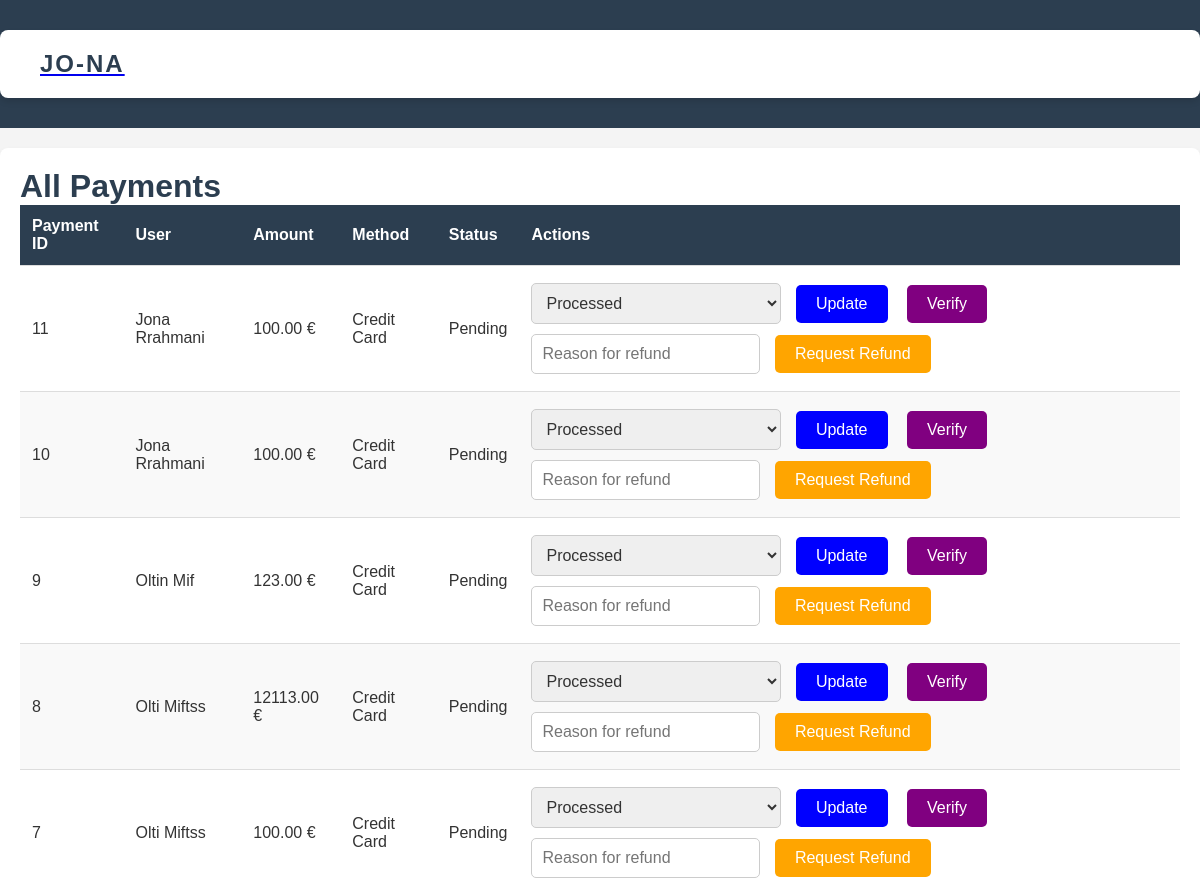
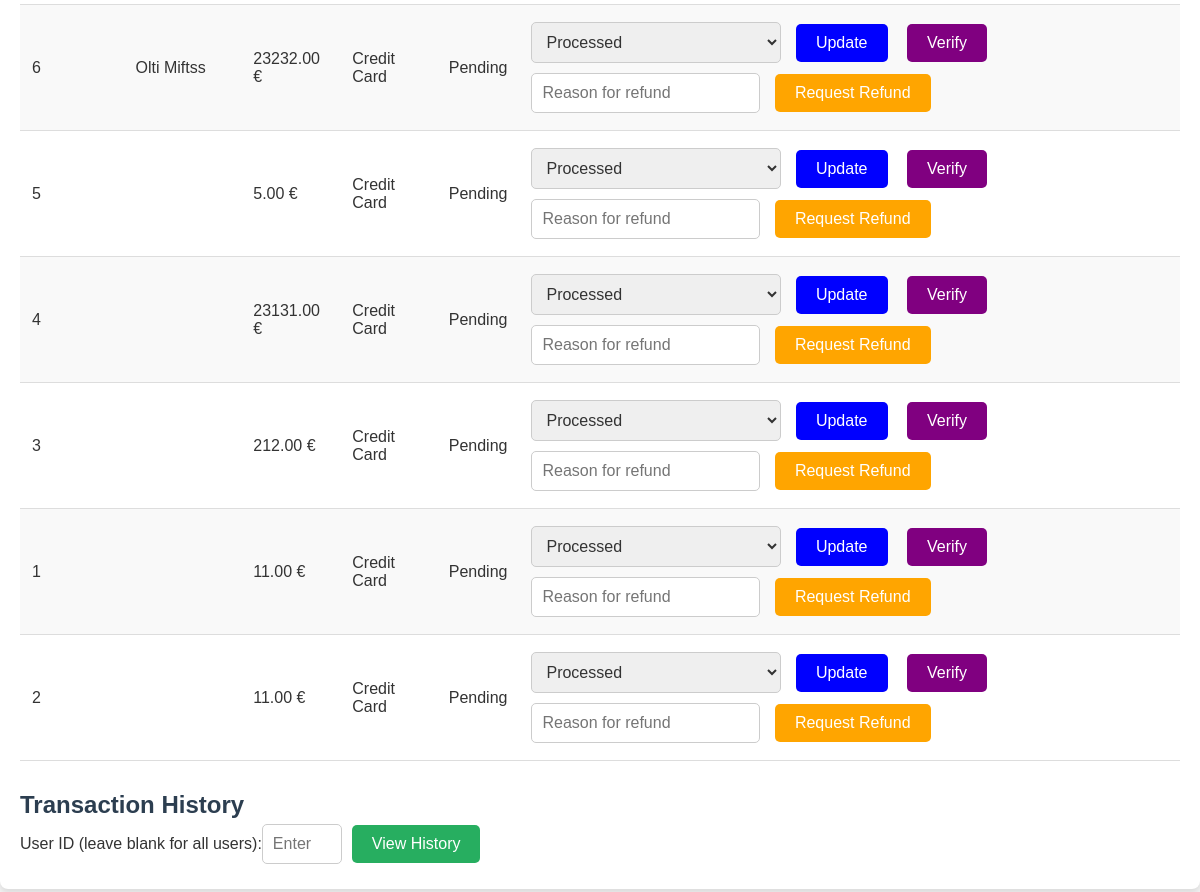
The page /BusinessLogic.Layer/Dashboard/viewpayments.php on the database its author committed (2 pictures, top to bottom).
### tables this page shows
CREATE TABLE `payments` (
  `payment_id` int(11) NOT NULL,
  `user_id` int(11) NOT NULL,
  `amount` decimal(10,2) NOT NULL,
  `payment_method` varchar(255) NOT NULL,
  `payment_status` varchar(100) NOT NULL,
  `card_number` varchar(16) DEFAULT NULL,
  `card_expiry` varchar(5) DEFAULT NULL,
  `bank_account` varchar(255) DEFAULT NULL,
  `paypal_email` varchar(255) DEFAULT NULL,
  `payment_date` timestamp NOT NULL DEFAULT current_timestamp()
);

CREATE TABLE `users` (
  `id` int(11) NOT NULL,
  `name` varchar(50) NOT NULL,
  `surname` varchar(50) NOT NULL,
  `email` varchar(100) NOT NULL,
  `password` varchar(255) NOT NULL,
  `user_type` int(11) NOT NULL
);

### BusinessLogic.Layer/Dashboard/viewpayments.php (the view, shortened to what this page needs)
<?php
$query = "SELECT p.payment_id, p.user_id, u.name, u.surname, p.amount, p.payment_method, p.payment_status, p.card_number, p.card_expiry, p.bank_account, p.paypal_email, p.payment_date
          FROM payments p
          LEFT JOIN users u ON p.user_id = u.id
          ORDER BY p.payment_date DESC";
$result = $conn->query($query);
?>
<!DOCTYPE html>
<html lang="en">
<head>
    <link rel="stylesheet" href="/Travel_Agency/Presentation.Layer/UserInterface/css/viewpayments.css">
</head>
<body>
<section id="header">
    <div class="header container">
        <div class="nav-bar">
            <div class="brand">
                <a href="dashboard.php"><h1><span>JO</span>-NA</h1></a>
            </div>
            <ul>
                <li><a href="dashboard.php">Dashboard</a></li>
                <li><a href="users.php">Users</a></li>
                <li><a href="bookings.php">Bookings</a></li>
                <li><a href="add_flight.php">Flights</a></li>
                <li><a href="traveler.php">Travelers</a></li>
                <li><a href="hotelManagement.php">Hotels</a></li>
                <li><a href="/Travel_Agency/DataAccess.Layer/Config/logout.php">Logout</a></li>
                </ul>
        </div>
    </div>
</section>
<div class="container">
    <h1>All Payments</h1>
    <table>
        <thead>
            <tr>
                <th>Payment ID</th>
                <th>User</th>
                <th>Amount</th>
                <th>Method</th>
                <th>Status</th>
                <th>Actions</th>
            </tr>
        </thead>
        <tbody>
            <?php while ($row = $result->fetch_assoc()): ?>
            <tr>
                <td><?php echo htmlspecialchars($row['payment_id']); ?></td>
                <td><?php echo htmlspecialchars($row['name'] . ' ' . $row['surname']); ?></td>
                <td><?php echo htmlspecialchars($row['amount']); ?> €</td>
                <td><?php echo htmlspecialchars($row['payment_method']); ?></td>
                <td><?php echo htmlspecialchars($row['payment_status']); ?></td>
                <td>
                    <form method="POST" action="viewpayments.php" style="display: inline;">
                        <select name="new_status">
                            <option value="Processed">Processed</option>
                        </select>
                        <button type="submit" name="action" value="update" style="background-color: blue; color: white;">Update</button>
                    </form>
                    <form method="POST" action="viewpayments.php" style="display: inline;">
                        <button type="submit" name="action" value="verify" style="background-color: purple; color: white;">Verify</button>
                    </form>
                    <form method="POST" action="viewpayments.php" style="display: inline;">
                        <input type="text" name="refund_reason" placeholder="Reason for refund" required>
                        <button type="submit" name="action" value="requestRefund" style="background-color: orange; color: white;">Request Refund</button>
                    </form>
                </td>
            </tr>
            <?php endwhile; ?>
        </tbody>
    </table>
    <h2>Transaction History</h2>
    <form method="POST" action="viewpayments.php">
        <label for="user_id">User ID (leave blank for all users):</label>
        <input type="number" name="user_id" id="user_id" placeholder="Enter User ID">
        <button type="submit" name="action" value="getHistory">View History</button>
    </form>
</div>
</body>
</html>

### Presentation.Layer/UserInterface/css/viewpayments.css (style rules this page uses)
* { margin: 0; padding: 0; box-sizing: border-box; }
body { font-family: 'Arial', sans-serif; background-color: #f4f4f4; color: #333; }
h1, h2 { color: #2c3e50; }
#header { background-color: #2c3e50; color: #fff; padding: 10px 0; }
#header .nav-bar { display: flex; justify-content: space-between; align-items: center; padding: 0 20px; }
#header .brand h1 { font-size: 24px; letter-spacing: 2px; }
#header .nav-bar ul { list-style: none; display: flex; gap: 20px; }
#header .nav-bar ul li { display: inline; }
#header .nav-bar ul li a { color: #fff; text-decoration: none; font-weight: bold; font-size: 16px; padding: 10px; border-radius: 5px; transition: background-color 0.3s; }
.container { max-width: 1200px; margin: 20px auto; padding: 20px; background-color: #fff; box-shadow: 0 4px 6px rgba(0, 0, 0, 0.1); border-radius: 8px; }
table { width: 100%; border-collapse: collapse; margin-bottom: 30px; }
table th, table td { padding: 12px; text-align: left; border-bottom: 1px solid #ddd; }
table th { background-color: #2c3e50; color: #fff; }
table tr:nth-child(even) { background-color: #f9f9f9; }
button { background-color: #3498db; color: white; border: none; padding: 10px 20px; font-size: 16px; cursor: pointer; border-radius: 5px; transition: background-color 0.3s; margin: 5px; }
button[type="submit"] { display: inline-block; }
button[type="submit"]:first-of-type { background-color: #27ae60; }
input[type="text"], input[type="number"], select { width: 250px; padding: 10px; margin: 5px 0; border-radius: 5px; border: 1px solid #ccc; font-size: 16px; color: #333; outline: none; }
form { display: flex; align-items: center; justify-content: flex-start; }
form input[type="text"] { width: auto; }
form input[type="number"] { width: 80px; }
form button { margin-left: 10px; }

### rows shown on the page
payments: payment_id "11", user.surname "Jona Rrahmani", amount "100.00", payment_method "Credit Card", payment_status "Pending"
payments: payment_id "10", user.surname "Jona Rrahmani", amount "100.00", payment_method "Credit Card", payment_status "Pending"
payments: payment_id "9", user.surname "Oltin Mif", amount "123.00", payment_method "Credit Card", payment_status "Pending"
payments: payment_id "8", user.surname "Olti Miftss", amount "12113.00", payment_method "Credit Card", payment_status "Pending"
payments: payment_id "7", user.surname "Olti Miftss", amount "100.00", payment_method "Credit Card", payment_status "Pending"
payments: payment_id "6", user.surname "Olti Miftss", amount "23232.00", payment_method "Credit Card", payment_status "Pending"
payments: payment_id "5", amount "5.00", payment_method "Credit Card", payment_status "Pending"
payments: payment_id "4", amount "23131.00", payment_method "Credit Card", payment_status "Pending"
payments: payment_id "3", amount "212.00", payment_method "Credit Card", payment_status "Pending"
payments: payment_id "1", amount "11.00", payment_method "Credit Card", payment_status "Pending"
payments: payment_id "2", amount "11.00", payment_method "Credit Card", payment_status "Pending"
